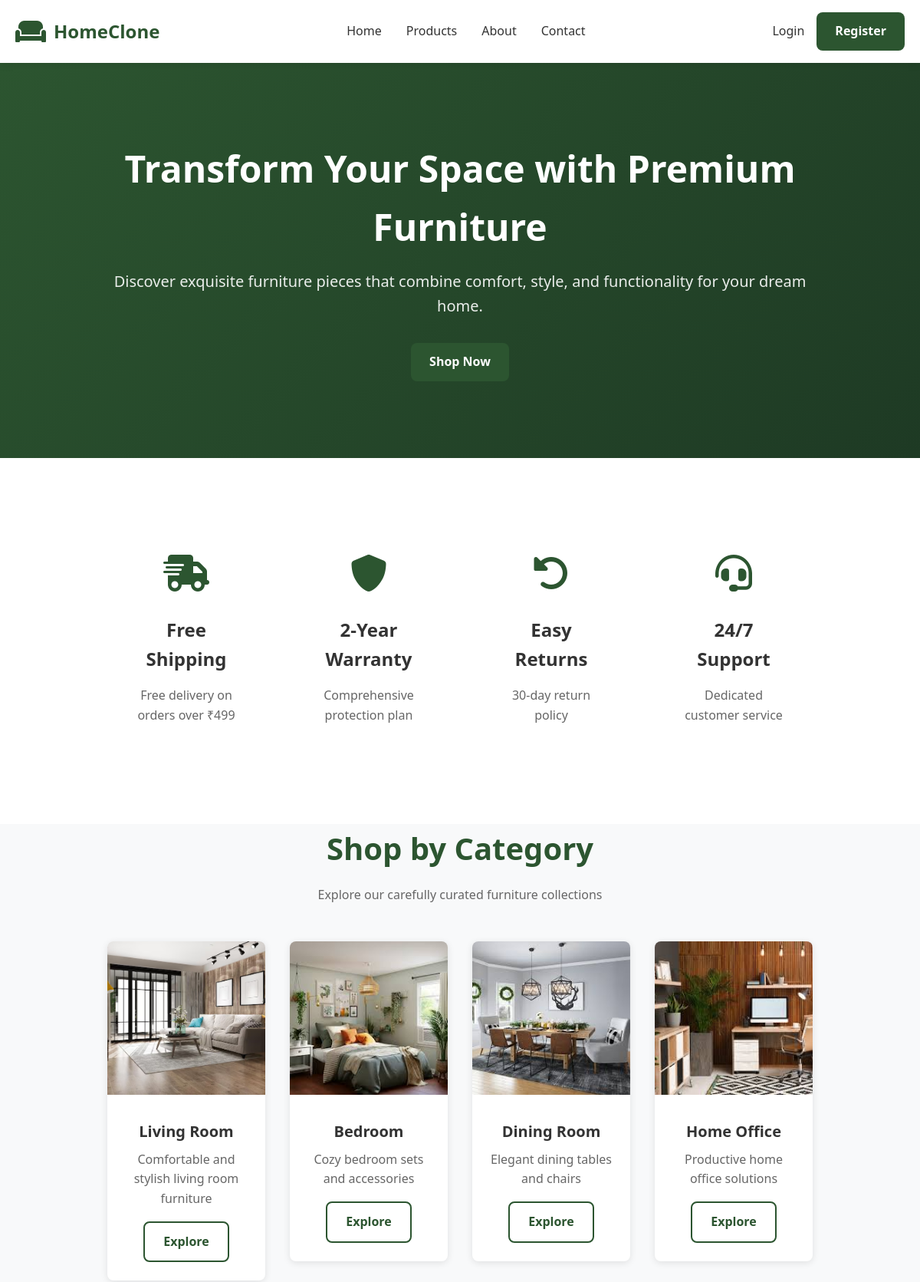
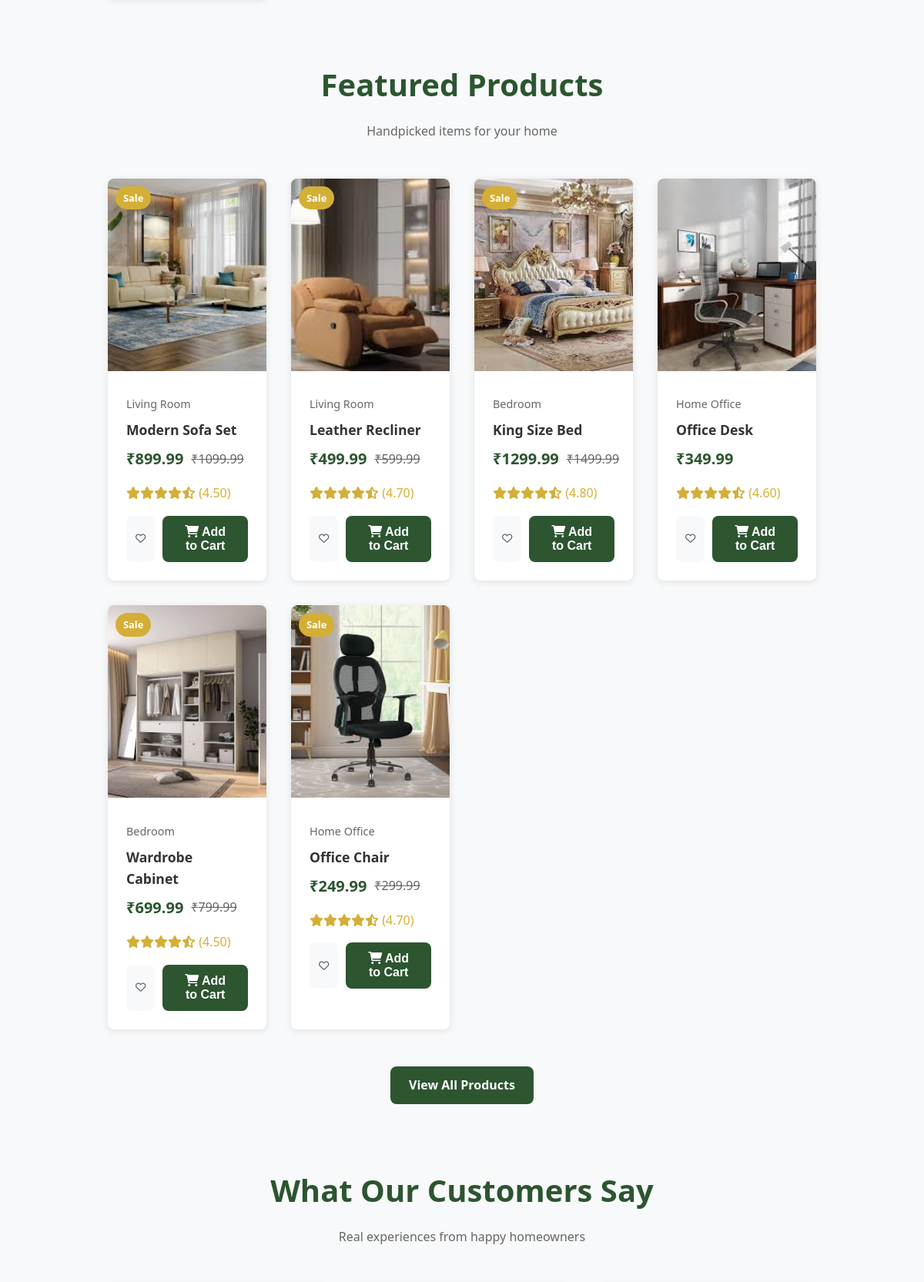
The page / (upper part) on the database its author committed (2 pictures, top to bottom).
### tables this page shows
CREATE TABLE categories (
    id INT AUTO_INCREMENT PRIMARY KEY,
    name VARCHAR(100) NOT NULL,
    description TEXT,
    image VARCHAR(255),
    status ENUM('active', 'inactive') DEFAULT 'active',
    created_at TIMESTAMP DEFAULT CURRENT_TIMESTAMP
);

CREATE TABLE products (
    id INT AUTO_INCREMENT PRIMARY KEY,
    name VARCHAR(255) NOT NULL,
    description TEXT,
    price DECIMAL(10,2) NOT NULL,
    old_price DECIMAL(10,2),
    category_id INT,
    image VARCHAR(255),
    stock_quantity INT DEFAULT 0,
    rating DECIMAL(3,2) DEFAULT 0,
    featured BOOLEAN DEFAULT FALSE,
    status ENUM('active', 'inactive') DEFAULT 'active',
    created_at TIMESTAMP DEFAULT CURRENT_TIMESTAMP,
    FOREIGN KEY (category_id) REFERENCES categories(id)
);

### includes/functions.php (called while the page is built, shortened)
<?php
if (!function_exists('isLoggedIn')) {
function isLoggedIn() {
    return isset($_SESSION['user_id']);
}
}
?>

### index.php (the view, shortened to what this page needs)
<?php
include 'includes/header.php';
?>
<section class="hero">
    <div class="container">
        <div class="hero-content">
            <h1>Transform Your Space with Premium Furniture</h1>
            <p>Discover exquisite furniture pieces that combine comfort, style, and functionality for your dream home.</p>
            <a href="products.php" class="btn btn-primary">Shop Now</a>
        </div>
    </div>
</section>
<section class="features">
    <div class="container">
        <div class="grid grid-4">
            <div class="feature-card">
                <div class="feature-icon">
                    <i class="fas fa-shipping-fast"></i>
                </div>
                <h3>Free Shipping</h3>
                <p>Free delivery on orders over ₹499</p>
            </div>
            <div class="feature-card">
                <div class="feature-icon">
                    <i class="fas fa-shield-alt"></i>
                </div>
                <h3>2-Year Warranty</h3>
                <p>Comprehensive protection plan</p>
            </div>
            <div class="feature-card">
                <div class="feature-icon">
                    <i class="fas fa-undo-alt"></i>
                </div>
                <h3>Easy Returns</h3>
                <p>30-day return policy</p>
            </div>
            <div class="feature-card">
                <div class="feature-icon">
                    <i class="fas fa-headset"></i>
                </div>
                <h3>24/7 Support</h3>
                <p>Dedicated customer service</p>
            </div>
        </div>
    </div>
</section>
<section class="categories-section">
    <div class="container">
        <div class="section-header">
            <h2>Shop by Category</h2>
            <p>Explore our carefully curated furniture collections</p>
        </div>
        <div class="grid grid-4">
            <?php
            $categories = $pdo->query("SELECT * FROM categories WHERE status = 'active' LIMIT 4")->fetchAll();
            foreach ($categories as $category):
            ?>
            <div class="category-card">
                <div class="card">
                    <img src="images/<?php echo $category['image'] ?: 'placeholder.jpg'; ?>"
                         alt="<?php echo $category['name']; ?>"
                         class="card-img">
                    <div class="card-body text-center">
                        <h3 class="card-title"><?php echo $category['name']; ?></h3>
                        <p class="card-text"><?php echo $category['description']; ?></p>
                        <a href="products.php?category=<?php echo $category['id']; ?>"
                           class="btn btn-outline">Explore</a>
                    </div>
                </div>
            </div>
            <?php endforeach; ?>
        </div>
    </div>
</section>
<section class="products-section">
    <div class="container">
        <div class="section-header">
            <h2>Featured Products</h2>
            <p>Handpicked items for your home</p>
        </div>
        <div class="grid grid-4" id="featured-products">
            <?php
            $featured_products = $pdo->query("
                SELECT p.*, c.name as category_name
                FROM products p
                LEFT JOIN categories c ON p.category_id = c.id
                WHERE p.featured = TRUE AND p.status = 'active'
                LIMIT 8
            ")->fetchAll();
            foreach ($featured_products as $product):
                $is_in_wishlist = false;
            ?>
            <div class="product-card">
                <?php if ($product['old_price']): ?>
                    <div class="product-badge">Sale</div>
                <?php endif; ?>
                <img src="images/<?php echo $product['image'] ?: 'placeholder.jpg'; ?>"
                     alt="<?php echo $product['name']; ?>"
                     class="product-img">
                <div class="product-info">
                    <div class="product-category"><?php echo $product['category_name']; ?></div>
                    <h3 class="product-title"><?php echo $product['name']; ?></h3>
                    <div class="product-price">
                        <span class="current-price">₹<?php echo $product['price']; ?></span>
                        <?php if ($product['old_price']): ?>
                            <span class="old-price">₹<?php echo $product['old_price']; ?></span>
                        <?php endif; ?>
                    </div>
                    <div class="product-rating">
                        <?php
                        $rating = $product['rating'];
                        for ($i = 1; $i <= 5; $i++):
                            if ($i <= floor($rating)):
                                echo '<i class="fas fa-star"></i>';
                            elseif ($i - 0.5 <= $rating):
                                echo '<i class="fas fa-star-half-alt"></i>';
                            else:
                                echo '<i class="far fa-star"></i>';
                            endif;
                        endfor;
                        ?>
                        <span>(<?php echo $rating; ?>)</span>
                    </div>
                    <div class="product-actions">
                        <button class="btn-icon btn-wishlist <?php echo $is_in_wishlist ? 'active' : ''; ?>"
                                data-product-id="<?php echo $product['id']; ?>"
                                <?php echo !isLoggedIn() ? 'disabled' : ''; ?>>
                            <i class="<?php echo $is_in_wishlist ? 'fas' : 'far'; ?> fa-heart"></i>
                        </button>
                        <button class="btn btn-cart" data-product-id="<?php echo $product['id']; ?>">
                            <i class="fas fa-shopping-cart"></i> Add to Cart
                        </button>
                    </div>
                </div>
            </div>
            <?php endforeach; ?>
        </div>
        <div class="text-center mt-3">
            <a href="products.php" class="btn btn-primary">View All Products</a>
        </div>
    </div>
</section>
<section class="testimonials-section">
    <div class="container">
        <div class="section-header">
            <h2>What Our Customers Say</h2>
            <p>Real experiences from happy homeowners</p>
        </div>
    </div>
</section>
<?php
include 'includes/footer.php';
?>

### includes/header.php (shortened to what this page needs)
<?php
if (!isset($pdo)) {
    include 'functions.php';
}
?>
<!DOCTYPE html>
<html lang="en">
<head>
    <link rel="stylesheet" href="css/style.css">
    <link rel="stylesheet" href="css/header.css">
    <link rel="stylesheet" href="css/footer.css">
    <link rel="stylesheet" href="css/responsive.css">
    <link href="https://cdnjs.cloudflare.com/ajax/libs/font-awesome/6.0.0/css/all.min.css" rel="stylesheet">
</head>
<body>
    <header class="header">
        <nav class="navbar">
            <div class="nav-container">
                <div class="nav-logo">
                    <a href="index.php" class="logo-link">
                        <i class="fas fa-couch"></i>
                        <span><?php echo SITE_NAME; ?></span>
                    </a>
                </div>
                <div class="nav-menu" id="nav-menu">
                    <a href="index.php" class="nav-link">Home</a>
                    <a href="products.php" class="nav-link">Products</a>
                    <a href="about.php" class="nav-link">About</a>
                    <a href="contact.php" class="nav-link">Contact</a>
                </div>
                <div class="nav-icons">
                    <?php if (isLoggedIn()): ?>
                        <a href="wishlist.php" class="nav-icon">
                            <i class="far fa-heart"></i>
                            <span class="icon-badge" id="wishlist-count"><?php echo getWishlistCount($_SESSION['user_id']); ?></span>
                        </a>
                        <a href="cart.php" class="nav-icon">
                            <i class="fas fa-shopping-cart"></i>
                            <span class="icon-badge" id="cart-count"><?php echo getCartCount($_SESSION['user_id']); ?></span>
                        </a>
                        <a href="logout.php" class="nav-icon">
                            <i class="fas fa-sign-out-alt"></i>
                        </a>
                    <?php else: ?>
                        <a href="login.php" class="nav-link">Login</a>
                        <a href="register.php" class="btn btn-primary">Register</a>
                    <?php endif; ?>
                </div>
            </div>
        </nav>
    </header>
    <main class="main-content">

### includes/footer.php (shortened to what this page needs)
    </main>
</body>
</html>

### css/style.css (style rules this page uses)
* { margin: 0; padding: 0; box-sizing: border-box; }
:root { --primary-color: #2c5530; --primary-dark: #1e3a24; --primary-light: #3a7042; --secondary-color: #d4af37; --accent-color: #8b4513; --text-dark: #333; --text-light: #666; --bg-light: #f8f9fa; --bg-white: #ffffff; --border-color: #e0e0e0; --shadow: 0 2px 10px rgba(0,0,0,0.1); --radius: 8px; }
body { font-family: 'Segoe UI', Tahoma, Geneva, Verdana, sans-serif; line-height: 1.6; color: var(--text-dark); background-color: var(--bg-light); }
.container { max-width: 1200px; margin: 0 auto; padding: 0 20px; }
h1, h2, h3, h4, h5, h6 { margin-bottom: 1rem; color: var(--text-dark); font-weight: 600; }
h1 { font-size: 2.5rem; }
h2 { font-size: 2rem; }
h3 { font-size: 1.5rem; }
p { margin-bottom: 1rem; color: var(--text-light); }
.btn { display: inline-block; padding: 12px 24px; border: none; border-radius: var(--radius); text-decoration: none; text-align: center; font-weight: 600; cursor: pointer; transition: all 0.3s ease; font-size: 1rem; }
.btn-primary { background-color: var(--primary-color); color: white; }
.btn-outline { background-color: transparent; border: 2px solid var(--primary-color); color: var(--primary-color); }
.card { background: var(--bg-white); border-radius: var(--radius); box-shadow: var(--shadow); overflow: hidden; transition: transform 0.3s ease; }
.card-img { width: 100%; height: 200px; object-fit: cover; }
.card-body { padding: 1.5rem; }
.card-title { font-size: 1.25rem; margin-bottom: 0.5rem; }
.card-text { color: var(--text-light); margin-bottom: 1rem; }
.grid { display: grid; gap: 2rem; }
.grid-4 { grid-template-columns: repeat(auto-fit, minmax(200px, 1fr)); }
.hero { background: linear-gradient(135deg, var(--primary-color), var(--primary-dark)); color: white; padding: 100px 0; text-align: center; }
.hero-content h1 { font-size: 3rem; margin-bottom: 1rem; color: white; }
.hero-content p { font-size: 1.25rem; margin-bottom: 2rem; color: rgba(255,255,255,0.9); }
.features { padding: 80px 0; background: var(--bg-white); }
.feature-card { text-align: center; padding: 2rem; }
.feature-icon { font-size: 3rem; color: var(--primary-color); margin-bottom: 1rem; }
.products-section { padding: 80px 0; }
.section-header { text-align: center; margin-bottom: 3rem; }
.section-header h2 { font-size: 2.5rem; color: var(--primary-color); }
.product-card { background: var(--bg-white); border-radius: var(--radius); overflow: hidden; box-shadow: var(--shadow); transition: all 0.3s ease; position: relative; }
.product-img { width: 100%; height: 250px; object-fit: cover; }
.product-badge { position: absolute; top: 10px; left: 10px; background: var(--secondary-color); color: white; padding: 5px 10px; border-radius: 20px; font-size: 0.8rem; font-weight: 600; }
.product-info { padding: 1.5rem; }
.product-title { font-size: 1.1rem; margin-bottom: 0.5rem; color: var(--text-dark); }
.product-category { color: var(--text-light); font-size: 0.9rem; margin-bottom: 0.5rem; }
.product-price { display: flex; align-items: center; gap: 10px; margin-bottom: 1rem; }
.current-price { font-size: 1.25rem; font-weight: 700; color: var(--primary-color); }
.old-price { font-size: 1rem; color: var(--text-light); text-decoration: line-through; }
.product-rating { color: var(--secondary-color); margin-bottom: 1rem; }
.product-actions { display: flex; gap: 10px; }
.btn-icon { padding: 8px 12px; border: none; border-radius: var(--radius); cursor: pointer; transition: all 0.3s ease; display: flex; align-items: center; gap: 5px; }
.btn-wishlist { background: var(--bg-light); color: var(--text-light); }
.btn-cart { background: var(--primary-color); color: white; flex: 1; }
.text-center { text-align: center; }
.mt-3 { margin-top: 3rem; }

### css/header.css (style rules this page uses)
.header { background: var(--bg-white); box-shadow: var(--shadow); position: sticky; top: 0; z-index: 1000; }
.navbar { padding: 1rem 0; }
.nav-container { max-width: 1200px; margin: 0 auto; padding: 0 20px; display: flex; justify-content: space-between; align-items: center; }
.logo-link { display: flex; align-items: center; gap: 10px; text-decoration: none; color: var(--primary-color); font-size: 1.5rem; font-weight: 700; }
.logo-link i { font-size: 2rem; }
.nav-menu { display: flex; align-items: center; gap: 2rem; }
.nav-link { text-decoration: none; color: var(--text-dark); font-weight: 500; transition: color 0.3s ease; position: relative; }
.nav-icons { display: flex; align-items: center; gap: 1rem; }

### rows shown on the page
categories: image (picture), name "Living Room", description "Comfortable and stylish living room furniture"
categories: image (picture), name "Bedroom", description "Cozy bedroom sets and accessories"
categories: image (picture), name "Dining Room", description "Elegant dining tables and chairs"
categories: image (picture), name "Home Office", description "Productive home office solutions"
products: shows "Sale", image (picture), category.name "Living Room", name "Modern Sofa Set", price "899.99", old_price "1099.99", rating "4.50"
products: shows "Sale", image (picture), category.name "Living Room", name "Leather Recliner", price "499.99", old_price "599.99", rating "4.70"
products: shows "Sale", image (picture), category.name "Bedroom", name "King Size Bed", price "1299.99", old_price "1499.99", rating "4.80"
products: image (picture), category.name "Home Office", name "Office Desk", price "349.99", rating "4.60"
products: shows "Sale", image (picture), category.name "Bedroom", name "Wardrobe Cabinet", price "699.99", old_price "799.99", rating "4.50"
products: shows "Sale", image (picture), category.name "Home Office", name "Office Chair", price "249.99", old_price "299.99", rating "4.70"

### other values the page prints
SITE_NAME "HomeClone"
